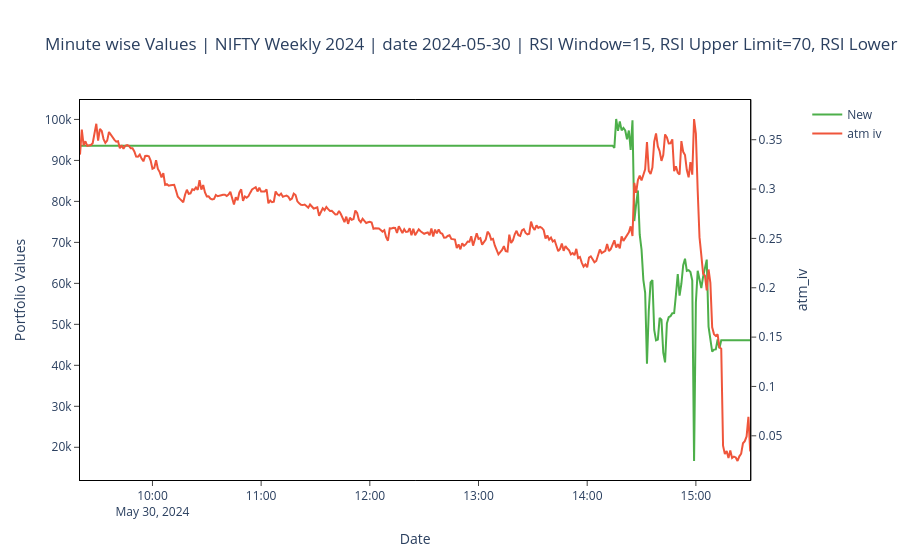

Notebook code for this chart:
### Code cell
comp_var = "Values"
a = datetime(2024, 5, 30)
Comparison(comp_var, a)

### Figure 1 — Plotly figure (JSON) as saved in the notebook; plotly's stock layout.template omitted (floating-point values rounded to 4 significant figures; data arrays with more than 128 entries replaced by an {"elided": "..."} marker saying what was removed)
{"data": [{"line": {"color": "#4daf4a"}, "mode": "lines", "name": "New", "type": "scatter", "x": {"elided": "371 str values"}, "y": {"elided": "371 float values"}}, {"mode": "lines", "name": "atm iv", "type": "scatter", "x": {"elided": "371 str values"}, "xaxis": "x", "y": {"elided": "371 float values"}, "yaxis": "y2"}], "layout": {"plot_bgcolor": "white", "title": {"text": "Minute wise Values | NIFTY Weekly 2024 | date 2024-05-30 | RSI Window=15, RSI Upper Limit=70, RSI Lower Limit=15"}, "xaxis": {"anchor": "y", "domain": [0, 0.94], "gridcolor": "white", "linecolor": "black", "mirror": true, "showline": true, "ticks": "outside", "title": {"text": "Date"}}, "yaxis": {"anchor": "x", "domain": [0, 1], "gridcolor": "white", "linecolor": "black", "mirror": true, "showline": true, "ticks": "outside", "title": {"text": "Portfolio Values"}}, "yaxis2": {"anchor": "x", "gridcolor": "white", "linecolor": "black", "mirror": true, "overlaying": "y", "showline": true, "side": "right", "ticks": "outside", "title": {"text": "atm_iv"}}}}
